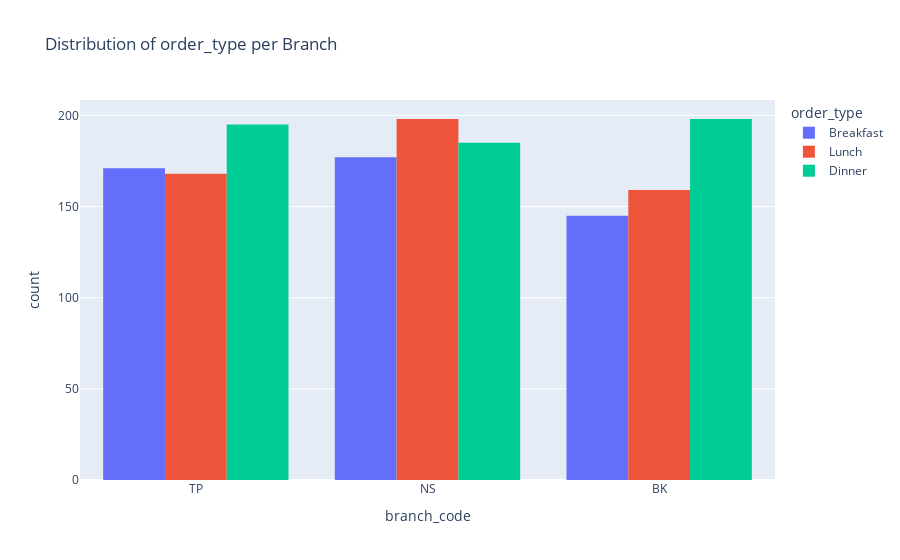

The code cell stored with this chart in its notebook:
### Markdown cell above
###

### Code cell
# Data Visualisation
# Plot the distribution of the order_type per Branch
fig = px.histogram(df_exploded, x="branch_code", color="order_type", barmode="group", title="Distribution of order_type per Branch")
fig.show()

### Figure 1 — Plotly figure (JSON) as saved in the notebook; plotly's stock layout.template omitted (floating-point values rounded to 4 significant figures; data arrays with more than 128 entries replaced by an {"elided": "..."} marker saying what was removed)
{"data": [{"alignmentgroup": "True", "bingroup": "x", "hovertemplate": "order_type=Breakfast<br>branch_code=%{x}<br>count=%{y}<extra></extra>", "legendgroup": "Breakfast", "marker": {"color": "#636efa", "pattern": {"shape": ""}}, "name": "Breakfast", "offsetgroup": "Breakfast", "orientation": "v", "showlegend": true, "type": "histogram", "x": {"elided": "493 str values"}, "xaxis": "x", "yaxis": "y"}, {"alignmentgroup": "True", "bingroup": "x", "hovertemplate": "order_type=Lunch<br>branch_code=%{x}<br>count=%{y}<extra></extra>", "legendgroup": "Lunch", "marker": {"color": "#EF553B", "pattern": {"shape": ""}}, "name": "Lunch", "offsetgroup": "Lunch", "orientation": "v", "showlegend": true, "type": "histogram", "x": {"elided": "525 str values"}, "xaxis": "x", "yaxis": "y"}, {"alignmentgroup": "True", "bingroup": "x", "hovertemplate": "order_type=Dinner<br>branch_code=%{x}<br>count=%{y}<extra></extra>", "legendgroup": "Dinner", "marker": {"color": "#00cc96", "pattern": {"shape": ""}}, "name": "Dinner", "offsetgroup": "Dinner", "orientation": "v", "showlegend": true, "type": "histogram", "x": {"elided": "578 str values"}, "xaxis": "x", "yaxis": "y"}], "layout": {"barmode": "group", "legend": {"title": {"text": "order_type"}, "tracegroupgap": 0}, "title": {"text": "Distribution of order_type per Branch"}, "xaxis": {"anchor": "y", "domain": [0, 1], "title": {"text": "branch_code"}}, "yaxis": {"anchor": "x", "domain": [0, 1], "title": {"text": "count"}}}}
